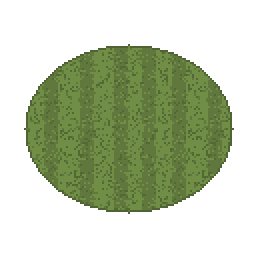
#> input picture art/generated/green_tiered.png, 128 x 128 px, given in place of green_tiered_new.png, which was not available (shown 2 times larger)
$ python key_tiered.py
#> lines starting #> are read from the running program, lines starting #| are printed output that depends on the picture; after the words box and inside, x2 and y2 are one past the last pixel; in counts of white or black regions, pixels touching at a corner belong together; pictures that were not available may be replaced by others from this repository, and a replacement may not be noted
# One-off: key black bg -> alpha, crop, save as green_tiered.png
from PIL import Image, ImageDraw

SRC = r"C:\Users\mattb\.cursor\projects\c-Users-mattb-Desktop-paradedb-parorbetter\assets\green_tiered_new.png"
DST = r"c:\Users\mattb\Desktop\paradedb\parorbetter\assets\greens\green_tiered.png"

img = Image.open(SRC).convert("RGBA")
#> img is the input picture: PIL image 128x128 RGBA; mean R, G, B, A 42.5, 53.6, 26.5, 106.6
key = (255, 0, 255, 255)
w, h = img.size
#> w = 128; h = 128
# ponytail: corner floodfill assumes bg is contiguous from corners; fine for one blob asset
for xy in [(0, 0), (w - 1, 0), (0, h - 1), (w - 1, h - 1)]:
    ImageDraw.floodfill(img, xy, key, thresh=60)
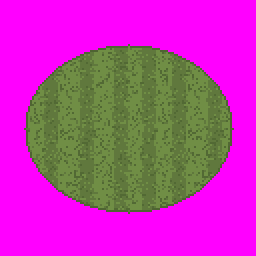
#> img: PIL image 128x128 RGBA (shown 2 times larger); mean R, G, B, A 190.9, 53.6, 175, 255
px = img.load()
for y in range(h):
    for x in range(w):
        if px[x, y] == key:
            px[x, y] = (0, 0, 0, 0)
img = img.crop(img.getchannel("A").getbbox())
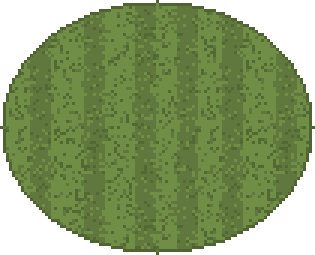
#> img: PIL image 105x85 RGBA (shown 3 times larger); mean R, G, B, A 78, 98.4, 48.7, 195.7; transparent parts drawn white
img.save(DST)

out = Image.open(DST)
a = out.getchannel("A")
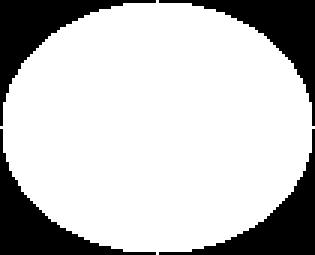
#> a: PIL image 105x85 L (shown 3 times larger); 76.7% white; 4 black regions, box (x1, y1, x2, y2) and area: (0, 0, 52, 42) 519, (53, 0, 105, 42) 519, (0, 43, 52, 85) 519, (53, 43, 105, 85) 519
assert a.getpixel((0, 0)) == 0 and a.getpixel((out.width - 1, out.height - 1)) == 0, "corners not transparent"
assert a.getpixel((out.width // 2, out.height // 2)) == 255, "center not opaque"
print("ok", out.size, out.mode)
#| ok (105, 85) RGBA

$ run again, on assets/greens/green_island.png
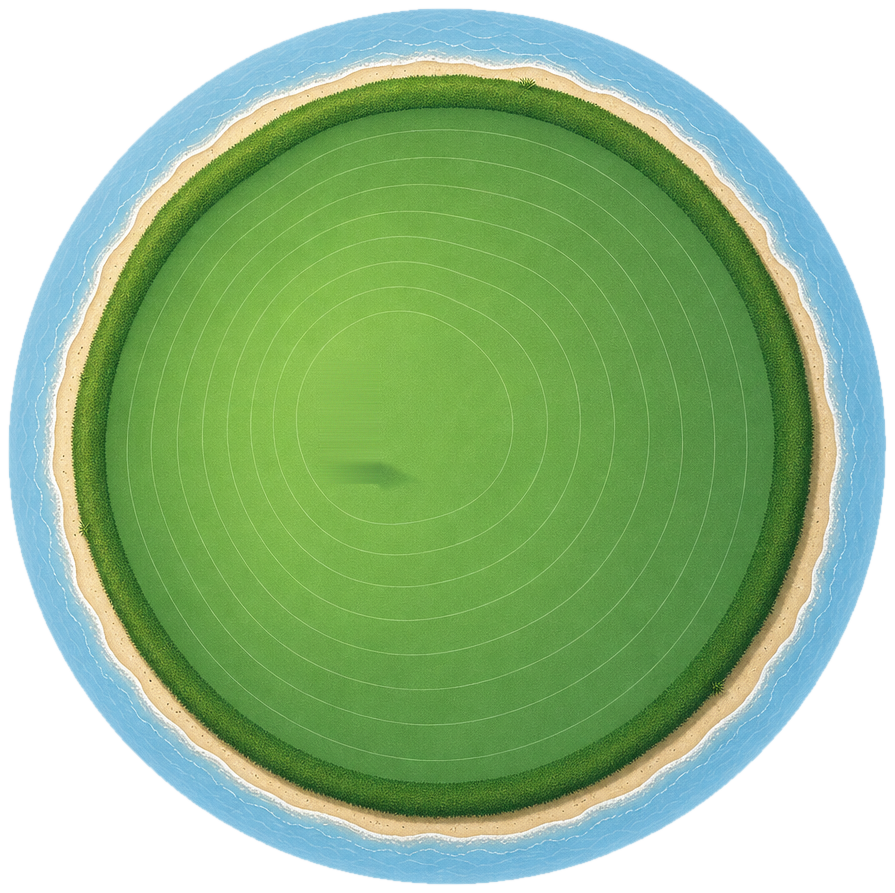
#> input picture assets/greens/green_island.png, 895 x 893 px, given in place of green_tiered_new.png, which was not available
#> img is the input picture: PIL image 895x893 RGBA; mean R, G, B, A 149.7, 185.3, 139.9, 191.8
#> after the loop `for xy in [(0, 0), (w - 1, 0), (0, h - 1), (w - 1, h - 1)]:`:
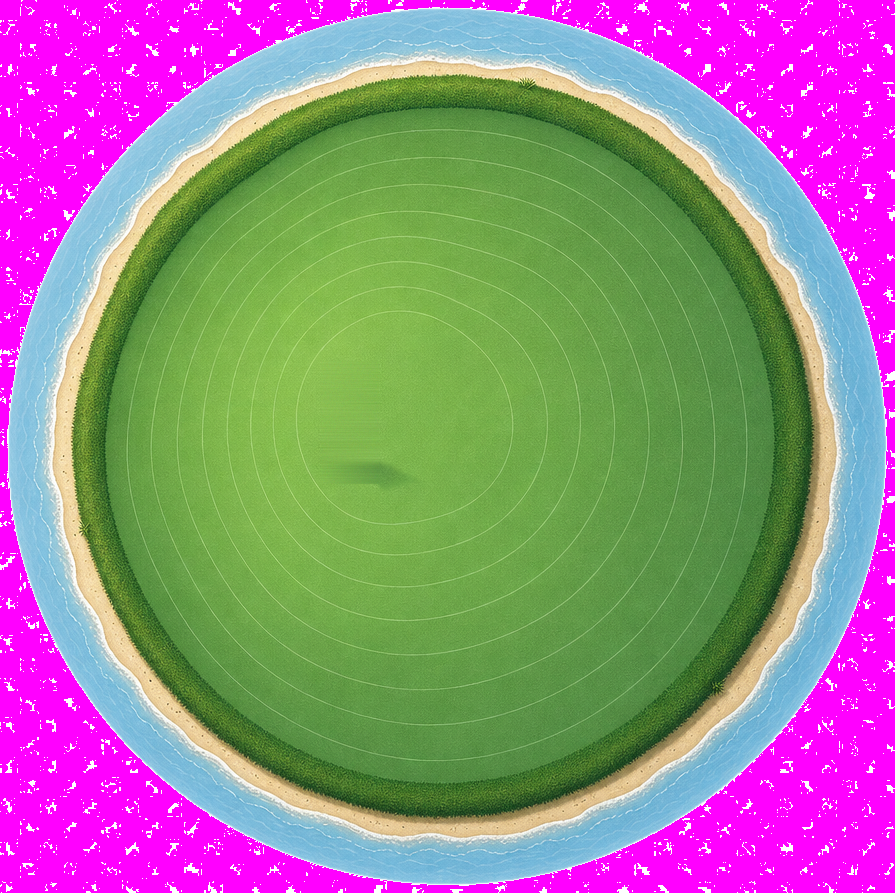
#> img: PIL image 895x893 RGBA; mean R, G, B, A 152.3, 129.8, 142.5, 249.9; transparent parts drawn white
#> `a = out.getchannel("A")`:
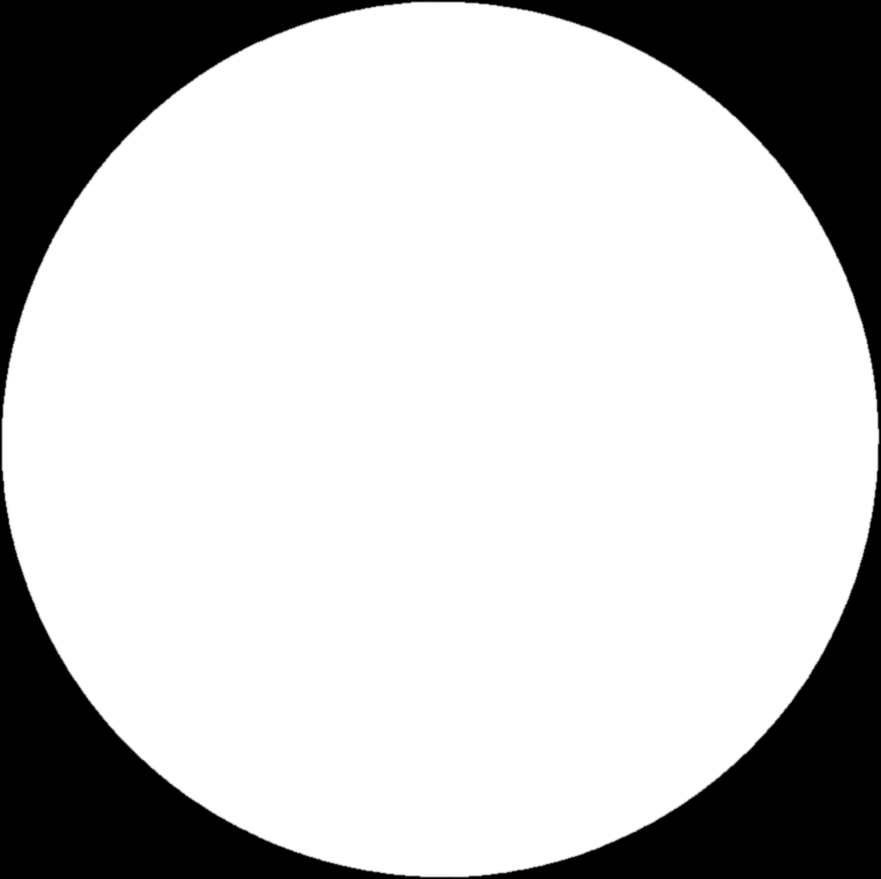
#> a: PIL image 881x879 L; min 0, max 255, mean 197.9
#| ok (881, 879) RGBA
